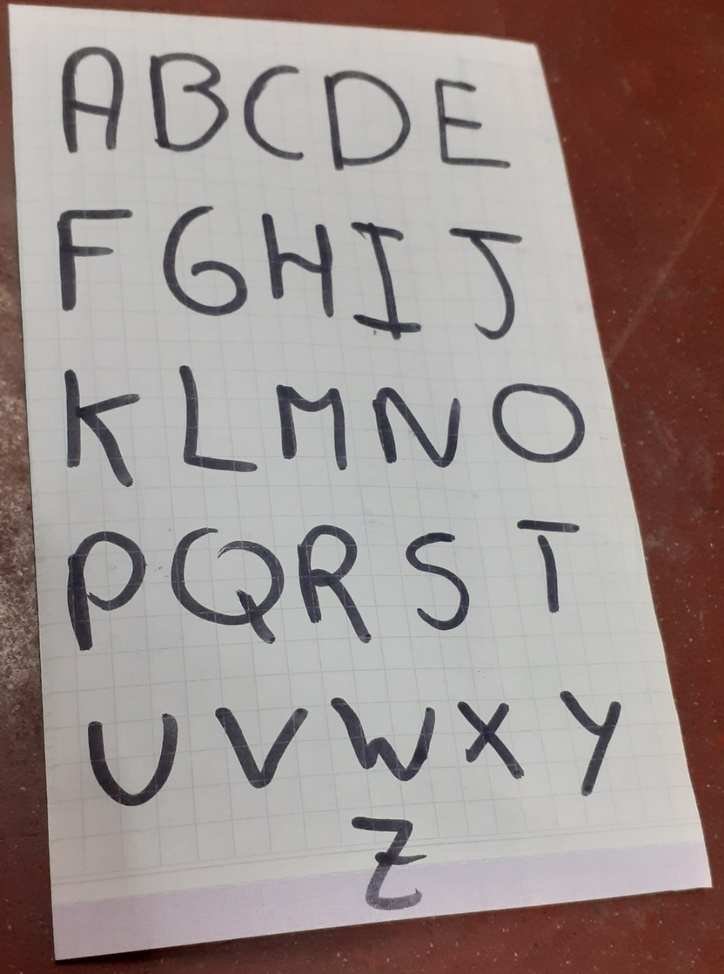
#> input picture examen2/interfaz/uploads/original.jpg, 724 x 974 px, shrunk from 952 x 1280 before the run
$ python -i enderezar_imagen.py   (imports and definitions only)
#> lines starting #> are read from the running program, lines starting #| are printed output that depends on the picture; after the words box and inside, x2 and y2 are one past the last pixel; in counts of white or black regions, pixels touching at a corner belong together
import cv2 as cv
from matplotlib import pyplot as plt
import numpy as np
import math as mt
import sys

def dilation(img,kernel):
    f,c=img.shape
    img2=np.zeros((f,c),np.uint8)
    for i in range(1,f-1):
        for j in range(1,c-1):
            sm=[kernel[0][0]*img[i-1][j-1],kernel[0][1]*img[i-1][j],kernel[0][2]*img[i-1][j+1],
                kernel[1][0]*img[i][j-1],kernel[1][1]*img[i][j],kernel[1][2]*img[i][j+1],
                kernel[2][0]*img[i+1][j-1],kernel[2][1]*img[i+1][j],kernel[2][2]*img[i+1][j+1]]
            img2[i][j]=np.max(sm)
    return img2
def erosion(img,kernel):
    f,c=img.shape
    img2=np.zeros((f,c),np.uint8)
    for i in range(1,f-1):
        for j in range(1,c-1):
            sm=[kernel[0][0]*img[i-1][j-1],kernel[0][1]*img[i-1][j],kernel[0][2]*img[i-1][j+1],
                kernel[1][0]*img[i][j-1],kernel[1][1]*img[i][j],kernel[1][2]*img[i][j+1],
                kernel[2][0]*img[i+1][j-1],kernel[2][1]*img[i+1][j],kernel[2][2]*img[i+1][j+1]]
            img2[i][j]=np.min(sm)
    return img2
def opening(img,kernel):
    img1=erosion(img,kernel)
    img2=dilation(img1,kernel)
    return img2

def closing(img,kernel):
    img1=dilation(img,kernel)
    img2=erosion(img1,kernel)
    return img2
def exponencial(inp,bconst,constante):
    f,c,color=inp.shape
    for i in range(f):
        for j in range(c):
            r1=constante*(pow(bconst,inp[i][j][0])-1)
            r2=constante*(pow(bconst,inp[i][j][1])-1)
            r3=constante*(pow(bconst,inp[i][j][2])-1)
            if(r1<0):
                inp[i][j][0]=0
            elif(r1>255):
                inp[i][j][0]=255
            else:
                inp[i][j][0]=r1
            if(r2<0):
                inp[i][j][1]=0
            elif(r2>255):
                inp[i][j][1]=255
            else:
                inp[i][j][1]=r2
            if(r3<0):
                inp[i][j][2]=0
            elif(r3>255):
                inp[i][j][2]=255
            else:
                inp[i][j][2]=r3
    return inp

#xd

# [1 line not run here, left out]
# [1 line that did not run here, left out]
# [1 line that did not run here, left out]
# [4 lines of commented-out code are left out]
# [1 line that did not run here, left out]
# [1 line that did not run here, left out]
# [1 line that did not run here, left out]
#pts2 = np.float32([[0,0],[cols,0],[cols,rows],[0,rows]])
# [1 line that did not run here, left out]
# [1 line that did not run here, left out]

"""
plt.subplot(121),plt.imshow(img),plt.title('Input')
plt.plot(pts1[:,0],pts1[:,1],'o',markersize=5)
plt.subplot(122),plt.imshow(dst),plt.title('Output')
plt.plot(pts2[:,0],pts2[:,1],'o',markersize=5)
plt.show()
"""
#documento
def documento(img):
    #
    dst3=img
    cv.imwrite('out.jpg',img)
    #
    img=cv.imread('out.jpg',0)
    dst2=cv.adaptiveThreshold(img,255,cv.ADAPTIVE_THRESH_MEAN_C,cv.THRESH_BINARY,11,10)
    kernel=np.ones((3,3),np.uint8)
    cv.imwrite('out2.jpg',dst2)
    #
    colorido=exponencial(dst3,1.01,20)
    cv.imwrite('out3.jpg',colorido)
#documento
#Imagen
def imagen(img):
    #
    dst3=img
    cv.imwrite('uploads/original.jpg',img)
    #
    img=cv.imread('uploads/original.jpg',0)
    dst2=cv.adaptiveThreshold(img,255,cv.ADAPTIVE_THRESH_MEAN_C,cv.THRESH_BINARY,11,10)
    kernel=np.ones((3,3),np.uint8)
    dst2=opening(dst2,kernel)
    dst2=erosion(dst2,kernel)
    cv.imwrite('out2.jpg',dst2)
    #
    colorido=exponencial(dst3,1.01,20)
    cv.imwrite('out3.jpg',colorido)
#Imagen
# [1 line not run here, left out]

>>> import cv2
>>> picture = cv2.imread('uploads/original.jpg')
#> picture is the input picture: shape (974, 724, 3); mean B, G, R 141.6, 144.3, 156.6
>>> result = imagen(picture)
#> in imagen, `img=cv.imread('uploads/original.jpg',0)`:
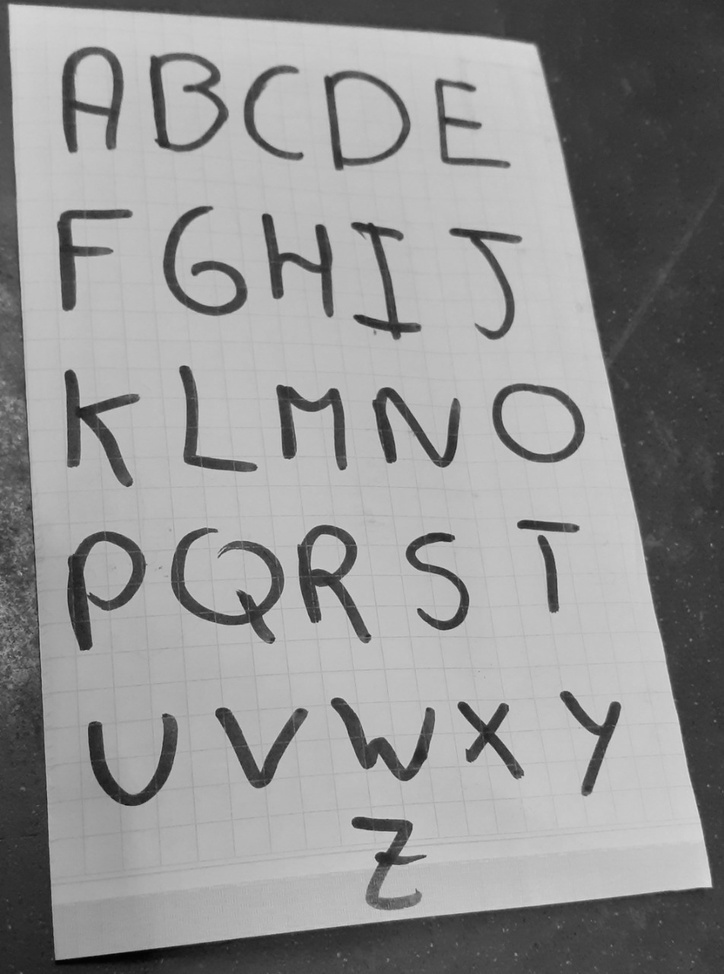
#> img: shape (974, 724); min 2, max 221, mean 147.7
#> in imagen, `dst2=cv.adaptiveThreshold(img,255,cv.ADAPTIVE_THRESH_MEAN_C,cv.THRESH_..`:
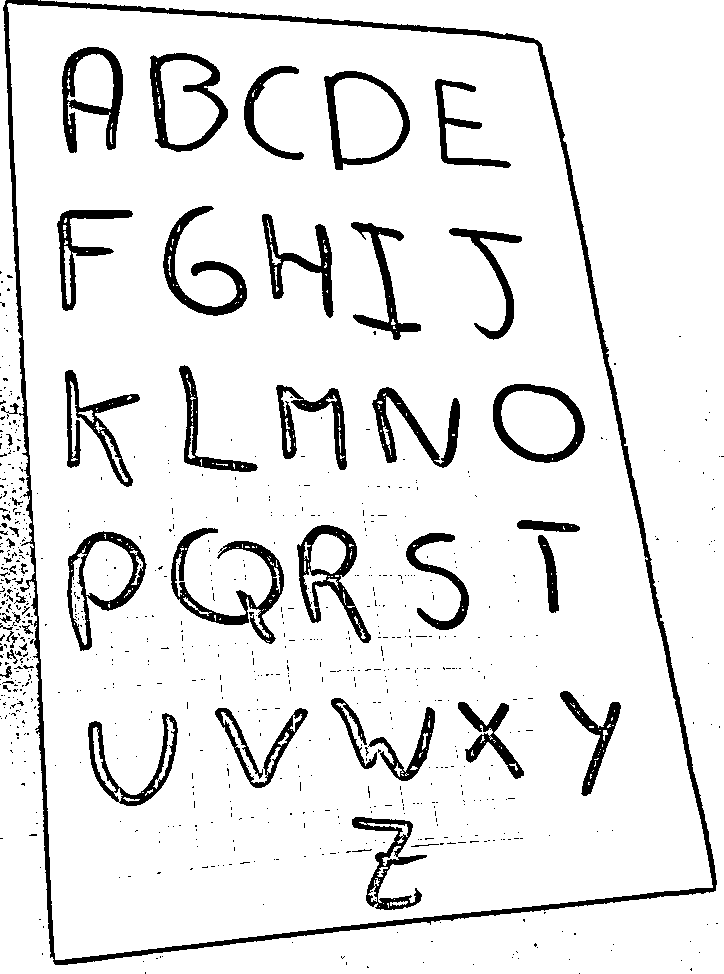
#> dst2: shape (974, 724); 90.5% white; 802 black regions (745 under 20 px), largest, box (x1, y1, x2, y2) and area: (3, 0, 717, 965) 14320, (171, 528, 284, 644) 2999, (297, 525, 371, 643) 2458
#> after the loop in erosion, `for i in range(1,f-1):`:
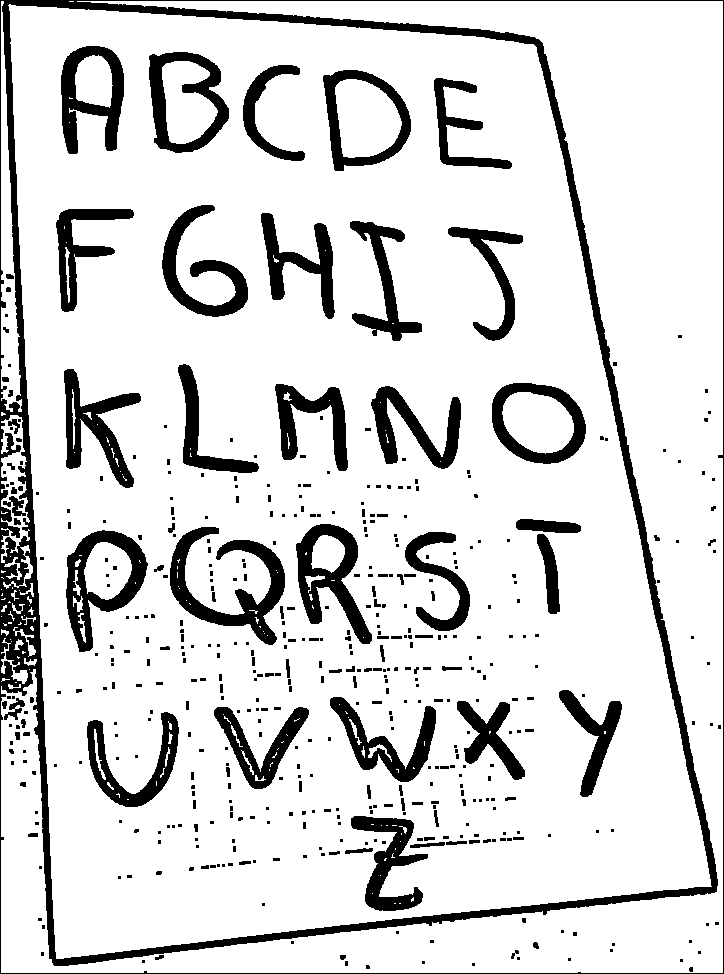
#> img2: shape (974, 724); 84.8% white; 484 black regions (346 under 20 px), largest, box (x1, y1, x2, y2) and area: (0, 0, 724, 974) 29241, (170, 527, 285, 645) 4449, (66, 530, 148, 652) 3649
#> after the loop in dilation, `for i in range(1,f-1):`:
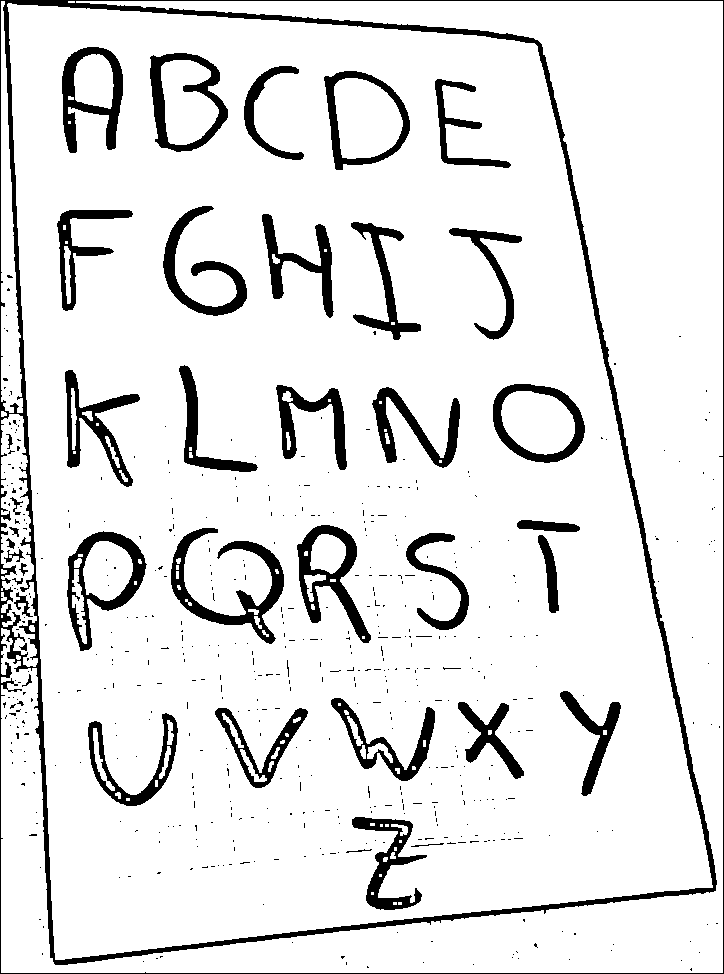
#> img2: shape (974, 724); 89.5% white; 556 black regions (515 under 20 px), largest, box (x1, y1, x2, y2) and area: (0, 0, 724, 974) 19397, (171, 528, 284, 644) 3369, (297, 525, 371, 643) 2734
#> after the loop in erosion (call 2), `for i in range(1,f-1):`:
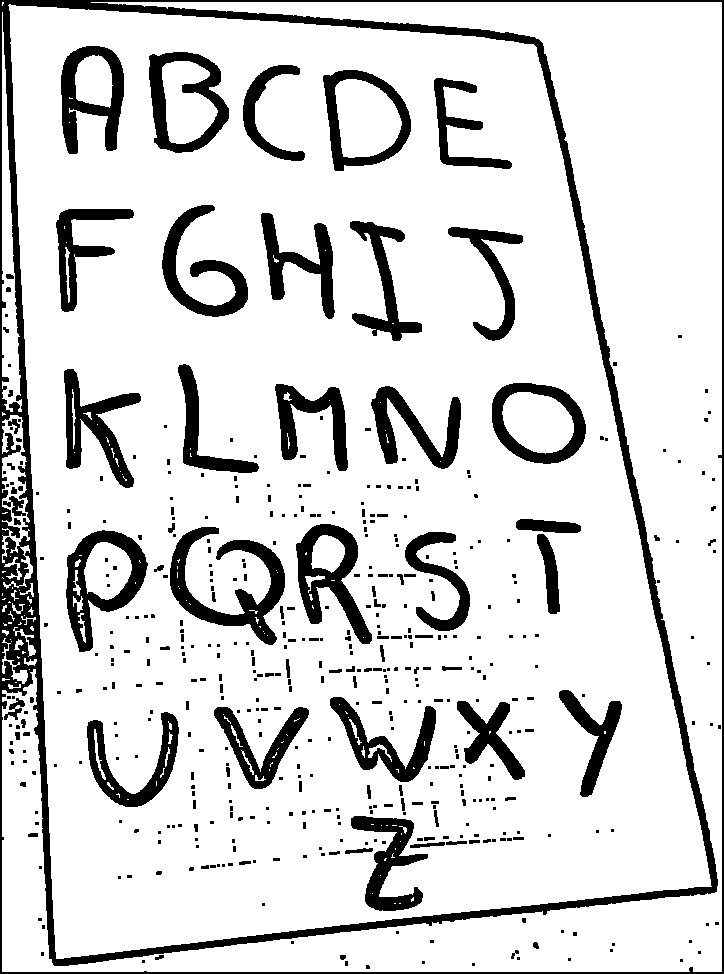
#> img2: shape (974, 724); 84.4% white; 481 black regions (345 under 20 px), largest, box (x1, y1, x2, y2) and area: (0, 0, 724, 974) 32391, (170, 527, 285, 645) 4449, (66, 530, 148, 652) 3649
#> after the loop in exponencial, `for i in range(f):`:
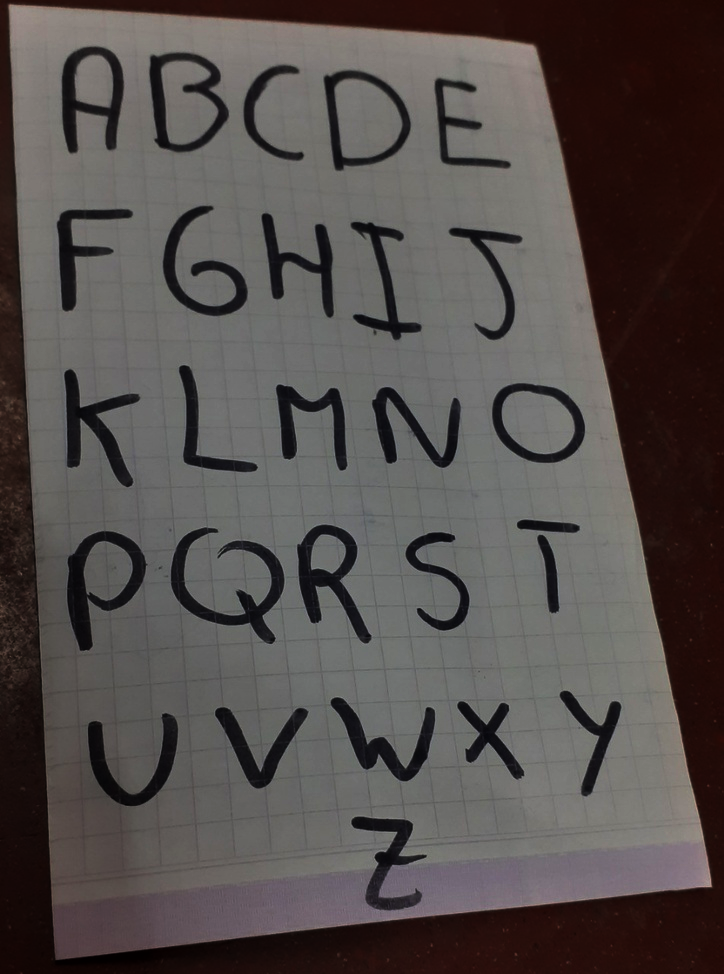
#> inp: shape (974, 724, 3); mean B, G, R 76.3, 78.1, 84.2
